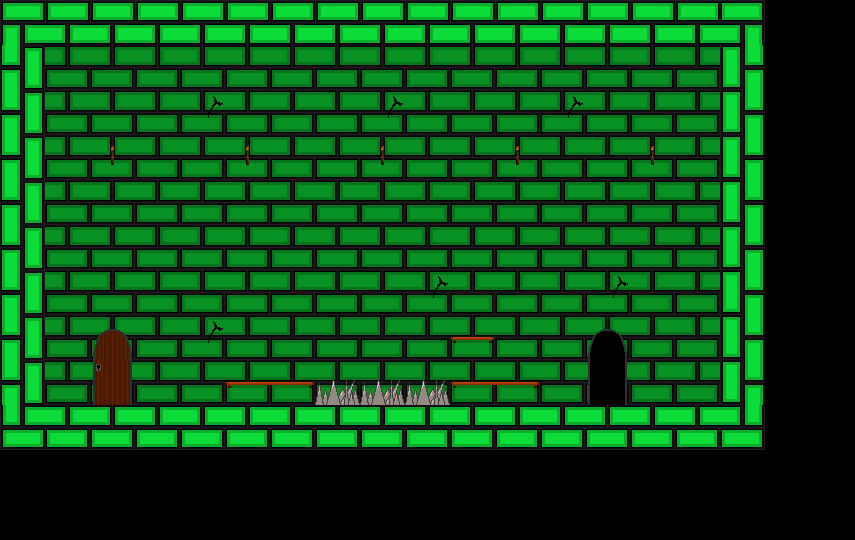

This is a level from a 2D game, rendered from its Tiled map with the project's own tilesets. A one-line summary and the complete map file follow:
An orthogonal 19x12 tile map with 45x45 px tiles, 2 tile layers (briques, obstacles), 3 tilesets.

<map version="1.5" tiledversion="1.7.2" orientation="orthogonal" renderorder="right-down" width="19" height="12" tilewidth="45" tileheight="45" infinite="0" nextlayerid="3" nextobjectid="1">
 <tileset firstgid="1" name="briques sol" tilewidth="45" tileheight="45" tilecount="42" columns="6">
  <image source="briques sol.png" width="270" height="315" />
 </tileset>
 <tileset firstgid="43" name="mur" tilewidth="45" tileheight="45" tilecount="16" columns="4">
  <image source="briques_fond.png" width="180" height="180" />
 </tileset>
 <tileset firstgid="59" name="objets" tilewidth="45" tileheight="45" tilecount="16" columns="4">
  <image source="decor.png" width="180" height="180" />
 </tileset>
 <layer id="1" name="briques" width="19" height="12">
  <data encoding="csv">
31,27,27,27,27,27,27,27,27,27,27,27,27,27,27,27,2147483679,0,0,
26,52,52,52,52,52,52,52,52,52,52,52,52,52,52,52,28,0,0,
26,52,52,52,53,52,52,52,53,52,52,52,53,52,52,52,28,0,0,
26,52,54,52,52,54,52,52,54,52,52,54,52,52,54,52,28,0,0,
26,52,52,52,52,52,52,52,52,52,52,52,52,52,52,52,28,0,0,
26,52,52,52,52,52,52,52,52,52,52,52,52,52,52,52,28,0,0,
26,52,52,52,52,52,52,52,52,53,52,52,52,53,52,52,28,0,0,
26,52,52,52,53,52,52,52,52,52,52,52,52,52,52,52,28,0,0,
26,52,52,52,52,52,52,52,52,52,52,52,52,52,52,52,28,0,0,
2147483677,25,25,25,25,25,25,25,25,25,25,25,25,25,25,25,29,0,0,
0,0,0,0,0,0,0,0,0,0,0,0,0,0,0,0,0,0,0,
0,0,0,0,0,0,0,0,0,0,0,0,0,0,0,0,0,0,0
</data>
 </layer>
 <layer id="2" name="obstacles" width="19" height="12">
  <data encoding="csv">
0,0,0,0,0,0,0,0,0,0,0,0,0,0,0,0,0,0,0,
0,0,0,0,0,0,0,0,0,0,0,0,0,0,0,0,0,0,0,
0,0,0,0,0,0,0,0,0,0,0,0,0,0,0,0,0,0,0,
0,0,0,0,0,0,0,0,0,0,0,0,0,0,0,0,0,0,0,
0,0,0,0,0,0,0,0,0,0,0,0,0,0,0,0,0,0,0,
0,0,0,0,0,0,0,0,0,0,0,0,0,0,0,0,0,0,0,
0,0,0,0,0,0,0,0,0,0,0,0,0,0,0,0,0,0,0,
0,0,67,0,0,0,0,0,0,0,59,0,0,65,0,0,0,0,0,
0,0,68,0,0,60,61,72,72,72,60,61,0,66,0,0,0,0,0,
0,0,0,0,0,0,0,0,0,0,0,0,0,0,0,0,0,0,0,
0,0,0,0,0,0,0,0,0,0,0,0,0,0,0,0,0,0,0,
0,0,0,0,0,0,0,0,0,0,0,0,0,0,0,0,0,0,0
</data>
 </layer>
</map>
